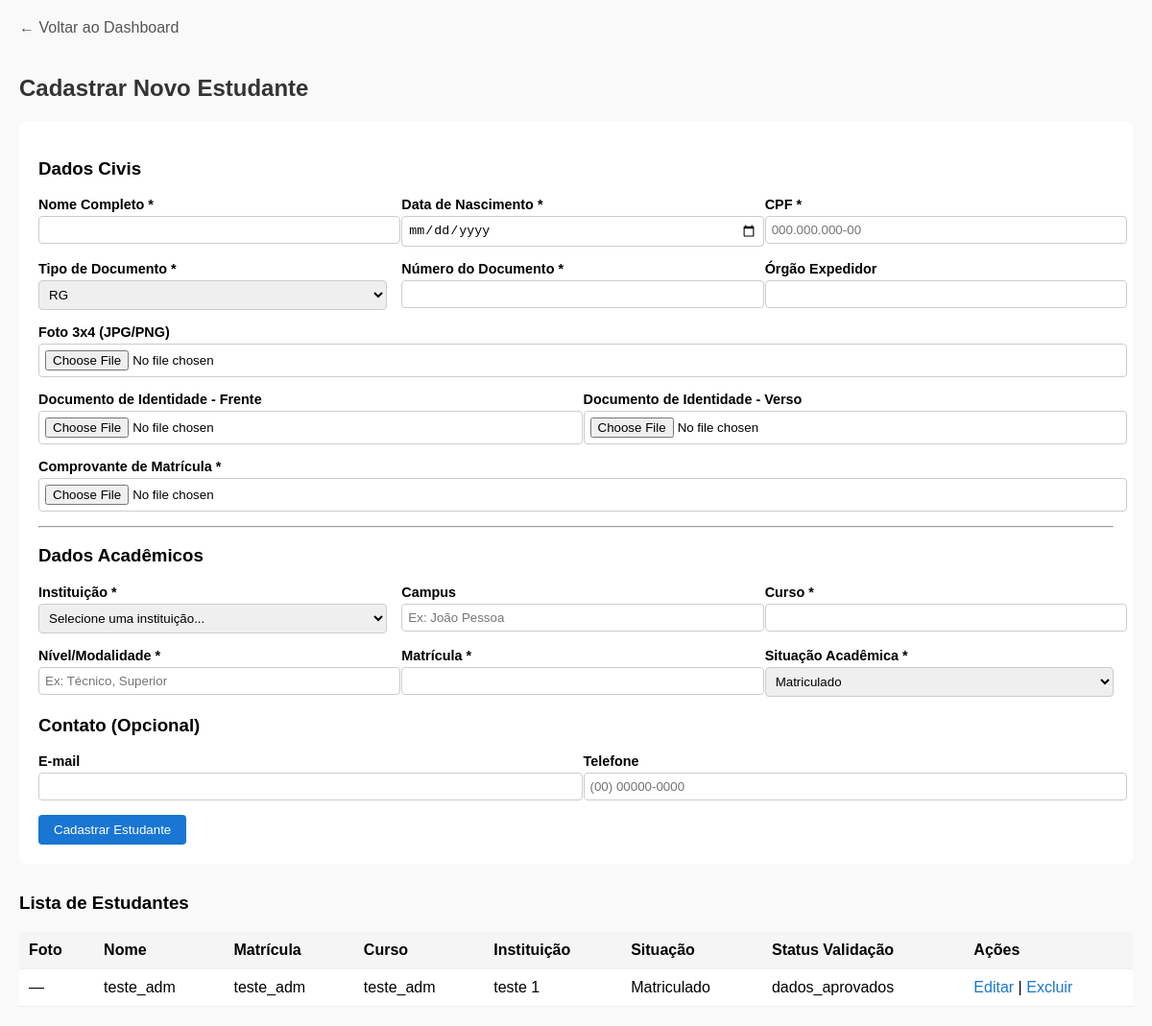
Screenshot of /public/estudantes.php (signed in) with the database file from the repository.
### tables this page shows
CREATE TABLE `estudantes` (
  `id` int NOT NULL AUTO_INCREMENT,
  `nome` varchar(150) NOT NULL,
  `data_nascimento` date NOT NULL,
  `cpf` varchar(14) DEFAULT NULL,
  `documento_tipo` enum('RG','CNH','PASSAPORTE') NOT NULL,
  `documento_numero` varchar(30) NOT NULL,
  `documento_orgao` varchar(100) DEFAULT NULL,
  `instituicao_id` int NOT NULL,
  `campus` varchar(100) DEFAULT NULL,
  `curso` varchar(150) NOT NULL,
  `nivel` varchar(50) NOT NULL,
  `matricula` varchar(50) NOT NULL,
  `situacao_academica` enum('Matriculado','Trancado','Formado','Cancelado') DEFAULT 'Matriculado',
  `status_validacao` enum('pendente','dados_aprovados') DEFAULT 'pendente',
  `email` varchar(150) DEFAULT NULL,
  `telefone` varchar(20) DEFAULT NULL,
  `criado_em` datetime DEFAULT CURRENT_TIMESTAMP,
  `atualizado_em` datetime DEFAULT NULL ON UPDATE CURRENT_TIMESTAMP,
  PRIMARY KEY (`id`),
  UNIQUE KEY `cpf` (`cpf`)
);

CREATE TABLE `instituicoes` (
  `id` int NOT NULL AUTO_INCREMENT,
  `nome` varchar(255) NOT NULL,
  `endereco` text,
  `cidade` varchar(100) DEFAULT NULL,
  `estado` char(2) DEFAULT NULL,
  `cep` varchar(10) DEFAULT NULL,
  `status` enum('ativa','inativa') NOT NULL DEFAULT 'ativa',
  `criado_em` timestamp NULL DEFAULT CURRENT_TIMESTAMP,
  `atualizado_em` timestamp NULL DEFAULT CURRENT_TIMESTAMP ON UPDATE CURRENT_TIMESTAMP,
  PRIMARY KEY (`id`)
);

### app/models/Estudante.php (called while the page is built, shortened)
<?php
class Estudante {
    private $conn;
    private $table = 'estudantes';
    public function __construct($db) {
        $this->conn = $db;
    }
    public function listar() {
        $query = "SELECT e.*, i.nome AS instituicao_nome FROM {$this->table} e LEFT JOIN instituicoes i ON e.instituicao_id = i.id ORDER BY e.nome";
        $stmt = $this->conn->prepare($query);
        $stmt->execute();
        return $stmt->fetchAll(PDO::FETCH_ASSOC);
    }
}
?>

### public/estudantes.php (the view, shortened to what this page needs)
<?php
require_once __DIR__ . '/../app/controllers/AuthController.php';
require_once __DIR__ . '/../app/models/Estudante.php';
$database = new Database();
$db = $database->getConnection();
$estudante = new Estudante($db);
$docIdentidadeModel = new DocumentoEstudante($db);
$editar = null;
$estudantes = $estudante->listar();
?>
<!DOCTYPE html>
<html>
<head>
</head>
<body>
    <div class="container">
        <a href="dashboard.php" class="voltar">← Voltar ao Dashboard</a>
        <h2><?= $editar ? 'Editar Estudante' : 'Cadastrar Novo Estudante' ?></h2>
        <form method="POST" enctype="multipart/form-data">
            <h3>Dados Civis</h3>
            <div class="form-row">
                <div class="form-group">
                    <label>Nome Completo *</label>
                    <input type="text" name="nome" value="<?= htmlspecialchars($editar['nome'] ?? ($_POST['nome'] ?? '')) ?>" required>
                </div>
                <div class="form-group">
                    <label>Data de Nascimento *</label>
                    <input type="date" name="data_nascimento" value="<?= htmlspecialchars($editar['data_nascimento'] ?? ($_POST['data_nascimento'] ?? '')) ?>" required>
                </div>
                <div class="form-group">
                    <label>CPF *</label>
                    <input type="text" name="cpf" value="<?= htmlspecialchars($editar['cpf'] ?? ($_POST['cpf'] ?? '')) ?>" placeholder="000.000.000-00" required>
                </div>
            </div>
            <div class="form-row">
                <div class="form-group">
                    <label>Tipo de Documento *</label>
                    <select name="documento_tipo" required>
                        <option value="RG" <?= ($editar && $editar['documento_tipo'] === 'RG') ? 'selected' : '' ?>>RG</option>
                    </select>
                </div>
                <div class="form-group">
                    <label>Número do Documento *</label>
                    <input type="text" name="documento_numero" value="<?= htmlspecialchars($editar['documento_numero'] ?? ($_POST['documento_numero'] ?? '')) ?>" required>
                </div>
                <div class="form-group">
                    <label>Órgão Expedidor</label>
                    <input type="text" name="documento_orgao" value="<?= htmlspecialchars($editar['documento_orgao'] ?? ($_POST['documento_orgao'] ?? '')) ?>">
                </div>
            </div>
            <div class="form-row">
                <div class="form-group">
                    <label>Foto 3x4 (JPG/PNG)</label>
                    <input type="file" name="foto" accept="image/jpeg,image/png">
                </div>
            </div>
            <div class="form-row">
                <div class="form-group">
                    <label>Documento de Identidade - Frente</label>
                    <input type="file" name="doc_identidade_frente" accept=".jpg,.jpeg,.png,.pdf">
                </div>
                <div class="form-group">
                    <label>Documento de Identidade - Verso</label>
                    <input type="file" name="doc_identidade_verso" accept=".jpg,.jpeg,.png,.pdf">
                </div>
            </div>
            <div class="form-row">
                <div class="form-group">
                    <label>Comprovante de Matrícula *</label>
                    <input type="file" name="comprovante_matricula" accept=".jpg,.jpeg,.png,.pdf">
                </div>
            </div>
            <hr>
            <h3>Dados Acadêmicos</h3>
            <div class="form-row">
                <div class="form-group">
                    <label>Instituição *</label>
                    <select name="instituicao_id" required>
                        <option value="">Selecione uma instituição...</option>
                    </select>
                </div>
                <div class="form-group">
                    <label>Campus</label>
                    <input type="text" name="campus" value="<?= htmlspecialchars($editar['campus'] ?? ($_POST['campus'] ?? '')) ?>" placeholder="Ex: João Pessoa">
                </div>
                <div class="form-group">
                    <label>Curso *</label>
                    <input type="text" name="curso" value="<?= htmlspecialchars($editar['curso'] ?? ($_POST['curso'] ?? '')) ?>" required>
                </div>
            </div>
            <div class="form-row">
                <div class="form-group">
                    <label>Nível/Modalidade *</label>
                    <input type="text" name="nivel" value="<?= htmlspecialchars($editar['nivel'] ?? ($_POST['nivel'] ?? '')) ?>" required placeholder="Ex: Técnico, Superior">
                </div>
                <div class="form-group">
                    <label>Matrícula *</label>
                    <input type="text" name="matricula" value="<?= htmlspecialchars($editar['matricula'] ?? ($_POST['matricula'] ?? '')) ?>" required>
                </div>
                <div class="form-group">
                    <label>Situação Acadêmica *</label>
                    <select name="situacao_academica" required>
                        <option value="Matriculado" <?= ($editar && $editar['situacao_academica'] === 'Matriculado') ? 'selected' : '' ?>>Matriculado</option>
                    </select>
                </div>
            </div>
            <h3>Contato (Opcional)</h3>
            <div class="form-row">
                <div class="form-group">
                    <label>E-mail</label>
                    <input type="email" name="email" value="<?= htmlspecialchars($editar['email'] ?? ($_POST['email'] ?? '')) ?>">
                </div>
                <div class="form-group">
                    <label>Telefone</label>
                    <input type="text" name="telefone" value="<?= htmlspecialchars($editar['telefone'] ?? ($_POST['telefone'] ?? '')) ?>" placeholder="(00) 00000-0000">
                </div>
            </div>
            <button type="submit"><?= $editar ? 'Atualizar Estudante' : 'Cadastrar Estudante' ?></button>
        </form>
        <h3>Lista de Estudantes</h3>
        <table>
            <thead>
                <tr>
                    <th>Foto</th>
                    <th>Nome</th>
                    <th>Matrícula</th>
                    <th>Curso</th>
                    <th>Instituição</th>
                    <th>Situação</th>
                    <th>Status Validação</th>
                    <th>Ações</th>
                </tr>
            </thead>
            <tbody>
                <?php foreach ($estudantes as $e): ?>
                    <tr>
                        <td>
                            <?php
                            $fotoDoc = $docIdentidadeModel->buscarPorEstudanteETipo($e['id'], 'foto_3x4');
                            if (!empty($fotoDoc) && isset($fotoDoc[0]['caminho_arquivo'])) {
                                echo '<img src="../public/' . htmlspecialchars($fotoDoc[0]['caminho_arquivo']) . '" class="foto-preview" alt="Foto">';
                            } else {
                                echo '—';
                            }
                            ?>
                        </td>
                        <td><?= htmlspecialchars($e['nome']) ?></td>
                        <td><?= htmlspecialchars($e['matricula']) ?></td>
                        <td><?= htmlspecialchars($e['curso']) ?></td>
                        <td><?= htmlspecialchars($e['instituicao_nome'] ?? 'N/A') ?></td>
                        <td><?= htmlspecialchars($e['situacao_academica']) ?></td>
                        <td><?= htmlspecialchars($e['status_validacao']) ?></td>
                        <td class="acoes">
                            <a href="?editar=<?= $e['id'] ?>">Editar</a> |
                            <a href="?deletar=<?= $e['id'] ?>" onclick="return confirm('Tem certeza que deseja excluir este estudante?')">Excluir</a>
                        </td>
                    </tr>
                <?php endforeach; ?>
            </tbody>
        </table>
    </div>
</body>
</html>

### public/estudantes.php (style rules this page uses)
body { font-family: sans-serif; margin: 20px; background: #f9f9f9; }
.container { max-width: 1200px; margin: 0 auto; }
h2 { color: #333; }
form { background: white; padding: 20px; border-radius: 6px; margin-bottom: 30px; }
.form-row { display: flex; flex-wrap: wrap; gap: 15px; margin-bottom: 15px; }
.form-group { flex: 1; min-width: 200px; }
label { display: block; margin-bottom: 4px; font-weight: bold; font-size: 0.9em; }
input, select { width: 100%; padding: 6px; border: 1px solid #ccc; border-radius: 4px; }
button { background: #1976d2; color: white; padding: 8px 16px; border: none; border-radius: 4px; cursor: pointer; }
table { width: 100%; border-collapse: collapse; background: white; }
th, td { padding: 10px; text-align: left; border-bottom: 1px solid #eee; }
th { background: #f5f5f5; }
.acoes { white-space: nowrap; }
a { color: #1976d2; text-decoration: none; }
.voltar { display: inline-block; margin-bottom: 20px; color: #555; }

### rows the page displays
estudantes: nome "teste_adm", matricula "teste_adm", curso "teste_adm", instituicoes.nome "teste 1", situacao_academica "Matriculado", status_validacao "dados_aprovados"
